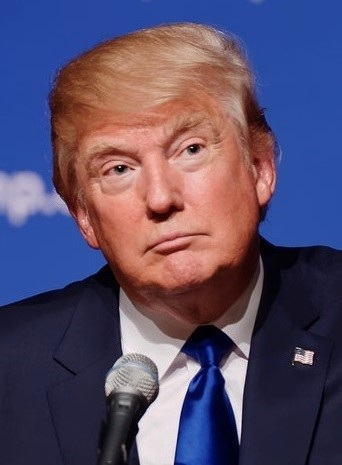
#> input picture Trump.jpg, 342 x 465 px, found by its file name
$ python histogram.py
#> lines starting #> are read from the running program, lines starting #| are printed output that depends on the picture; after the words box and inside, x2 and y2 are one past the last pixel; in counts of white or black regions, pixels touching at a corner belong together
import cv2 as cv
import matplotlib.pyplot as plt
import numpy as np

img = cv.imread('images\Trump.jpg')
#> img is the input picture: shape (465, 342, 3); mean B, G, R 104.9, 77.8, 89.5
cv.imshow('Cats', img)

blank = np.zeros(img.shape[:2], dtype='uint8')

gray = cv.cvtColor(img, cv.COLOR_BGR2GRAY)
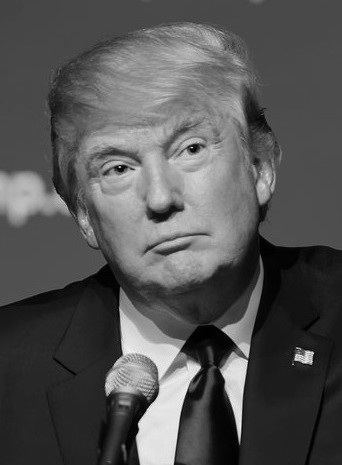
#> gray: shape (465, 342); min 0, max 252, mean 84.4
cv.imshow('Gray', gray)

mask = cv.circle(blank, (img.shape[1]//2,img.shape[0]//2), 100, 255, -1)
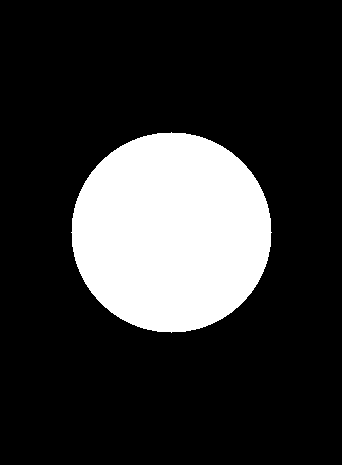
#> blank: shape (465, 342); 19.8% white; 1 white region, box (x1, y1, x2, y2) and area: (71, 132, 272, 333) 31417

masked = cv.bitwise_and(img,img,mask=mask)
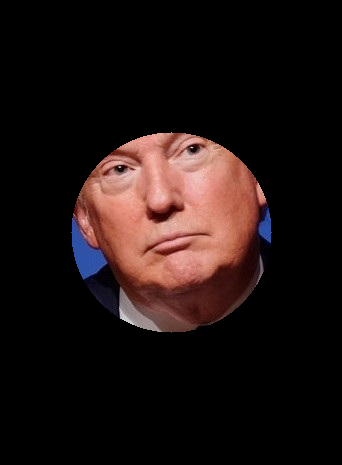
#> masked: shape (465, 342, 3); mean B, G, R 17.5, 19, 30.4
#cv.imshow('Mask', masked)

# GRayscale histogram
gray_hist = cv.calcHist([gray], [0], mask, [256], [0,256] )
#> gray_hist = 256 values, max 504 at index 81, min 0 at index 213, mean 122.7

plt.figure()
plt.title('Grayscale Histogram')
plt.xlabel('Bins')
plt.ylabel('# of pixels')
plt.plot(gray_hist)
plt.xlim([0,256])
plt.show()
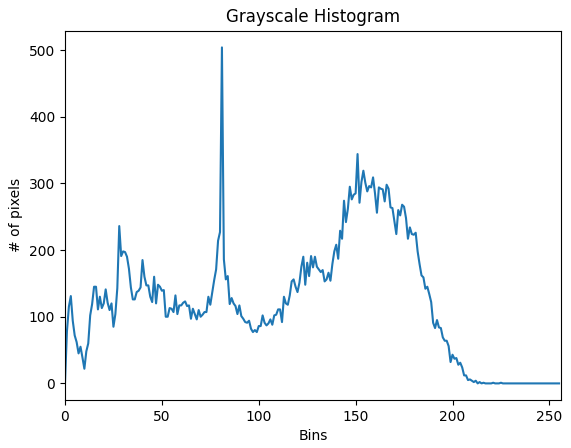
#> figure drawn by matplotlib, 1 panel; curve peaks at x = 81, y = 504

# [13 lines of commented-out code are left out]

cv.waitKey(0)

$ run again, with dog.jpg copied over Trump.jpg
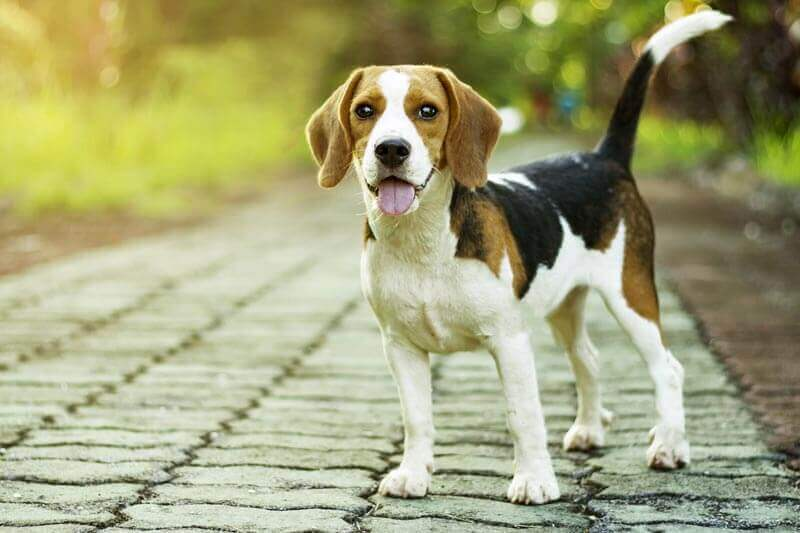
#> input picture dog.jpg, 800 x 533 px, found by its file name
#> img is the input picture: shape (533, 800, 3); mean B, G, R 119.4, 162.4, 161.9
#> `mask = cv.circle(blank, (img.shape[1]//2,img.shape[0]//2), 100, 255, -1)`:
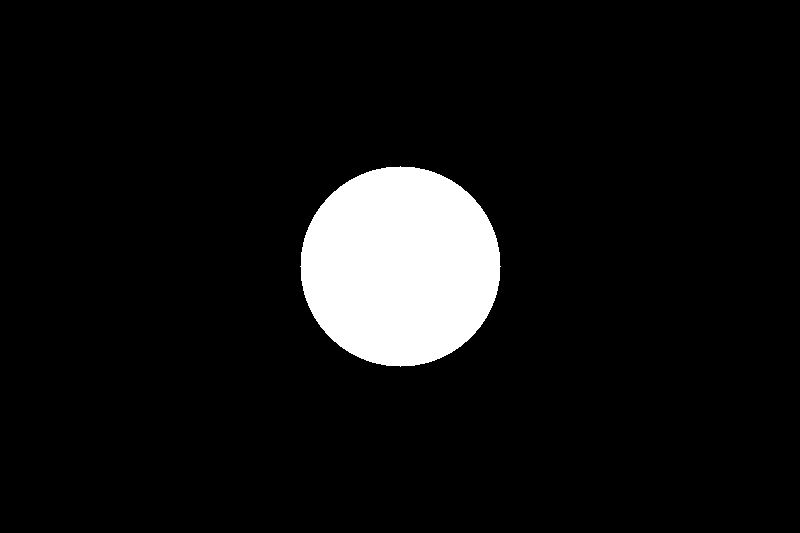
#> blank: shape (533, 800); 7.4% white; 1 white region, box (x1, y1, x2, y2) and area: (300, 166, 501, 367) 31417
#> gray_hist = 256 values, max 624 at index 213, min 0 at index 0, mean 122.7
#> `plt.show()`:
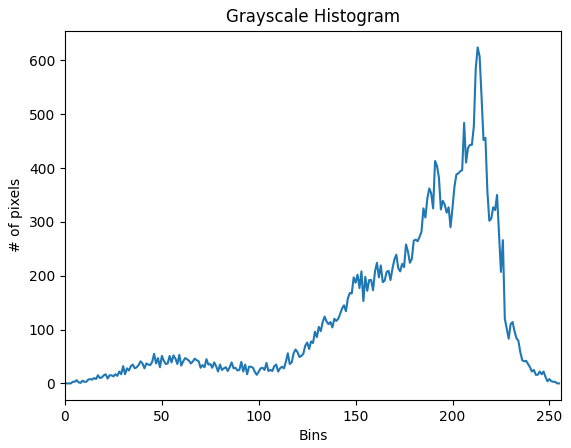
#> figure drawn by matplotlib, 1 panel; curve peaks at x = 213, y = 624

$ run again, with obama.jpg copied over Trump.jpg
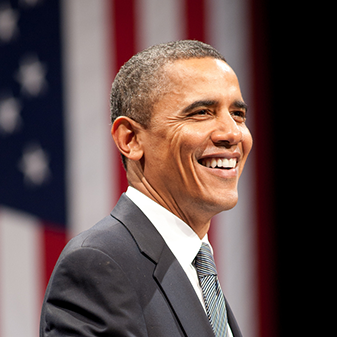
#> input picture obama.jpg, 337 x 337 px, found by its file name
#> img is the input picture: shape (337, 337, 3); mean B, G, R 76.1, 77.4, 96.7
#> `mask = cv.circle(blank, (img.shape[1]//2,img.shape[0]//2), 100, 255, -1)`:
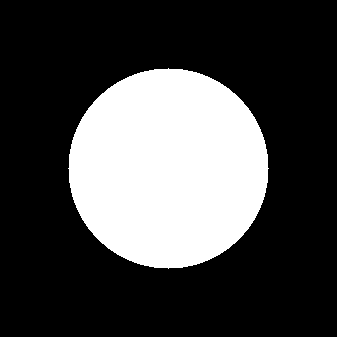
#> blank: shape (337, 337); 27.7% white; 1 white region, box (x1, y1, x2, y2) and area: (68, 68, 269, 269) 31417
#> gray_hist = 256 values, max 932 at index 255, min 5 at index 1, mean 122.7
#> `plt.show()`:
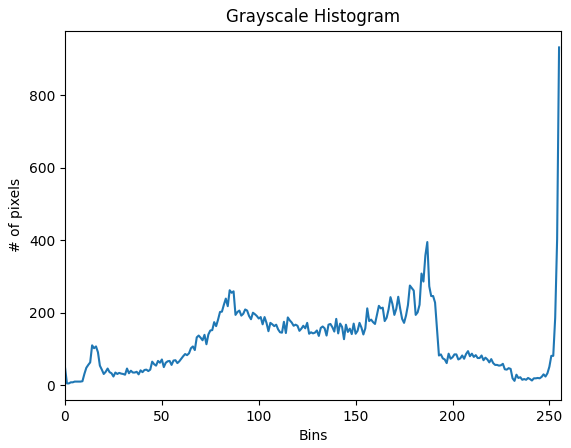
#> figure drawn by matplotlib, 1 panel; curve peaks at x = 255, y = 932
